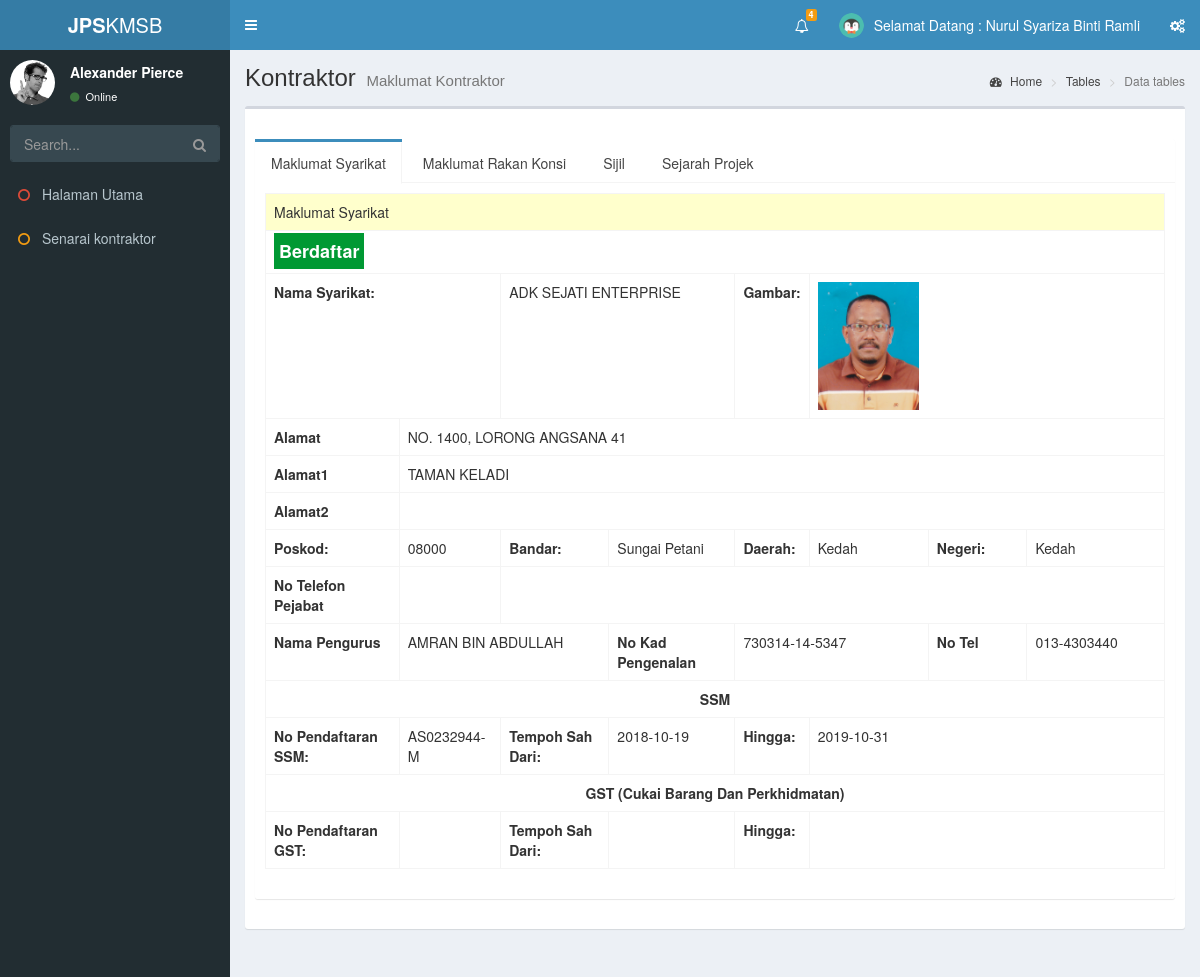
The page /pages/Okontraktor?kontraktorId=c81e728d9d4c2f636f067f89cc14862c (signed in) on the database its author committed.
### tables this page shows
CREATE TABLE `kontraktor` (
  `kontraktorId` int(11) NOT NULL,
  `konName` varchar(50) DEFAULT NULL,
  `konImage` varchar(1000) DEFAULT NULL,
  `KonAlamat` text,
  `konAlamatExtS` varchar(50) DEFAULT NULL,
  `konAlamatExtD` varchar(50) DEFAULT NULL,
  `konPoskod` int(5) UNSIGNED ZEROFILL DEFAULT NULL,
  `konBandar` varchar(20) DEFAULT NULL,
  `konDaerah` varchar(30) DEFAULT NULL,
  `konNegeri` varchar(30) DEFAULT NULL,
  `konTel` varchar(20) DEFAULT NULL,
  `konPengurus` varchar(50) DEFAULT NULL,
  `NoKPpengurus` varchar(30) DEFAULT NULL,
  `NoTelPengurus` varchar(20) DEFAULT NULL,
  `RKsatu` varchar(50) DEFAULT NULL,
  `RKsatuNokp` varchar(30) DEFAULT NULL,
  `RKsatuNotel` varchar(20) DEFAULT NULL,
  `RKdua` varchar(50) DEFAULT NULL,
  `RKduaNokp` varchar(30) DEFAULT NULL,
  `RKduaNotel` varchar(20) DEFAULT NULL,
  `RKtiga` varchar(50) DEFAULT NULL,
  `RKtigaNokp` varchar(30) DEFAULT NULL,
  `RKtigaNotel` varchar(20) DEFAULT NULL,
  `RKempat` varchar(50) DEFAULT NULL,
  `RKempatNokp` varchar(30) DEFAULT NULL,
  `RKempatNotel` varchar(20) DEFAULT NULL,
  `konEmail` varchar(50) DEFAULT NULL,
  `koFax` varchar(20) DEFAULT NULL,
  `konBank` varchar(50) DEFAULT NULL,
  `konAkaunBank` varchar(25) DEFAULT NULL,
  `konKawOperasi` varchar(50) DEFAULT NULL,
  `KonStatus` varchar(20) DEFAULT NULL,
  `konPrestasi` varchar(20) DEFAULT NULL,
  `spStatusPendaftaran` varchar(30) DEFAULT NULL,
  `spNoSiri` varchar(30) DEFAULT NULL,
  `spPBaharu` varchar(10) DEFAULT NULL,
  `spPembaharuan` varchar(10) DEFAULT NULL,
  `spLainLain` varchar(50) DEFAULT NULL,
  `spKategori` varchar(20) DEFAULT NULL,
  `spDateMohon` varchar(35) DEFAULT NULL,
  `spCaj` double DEFAULT NULL,
  `spNoResit` varchar(30) DEFAULT NULL,
  `spNoSijil` varchar(50) DEFAULT NULL,
  `spDateKeluar` varchar(35) DEFAULT NULL,
  `spDateTamat` varchar(35) DEFAULT NULL,
  `spDisemak` varchar(30) DEFAULT NULL,
  `spJwtnPenyemak` varchar(30) DEFAULT NULL,
  `spDisah` varchar(30) DEFAULT NULL,
  `spJwtnSah` varchar(30) DEFAULT NULL,
  `spLulus` varchar(30) DEFAULT NULL,
  `spJwtnLulus` varchar(30) DEFAULT NULL,
  `spStatusSijil` varchar(20) DEFAULT NULL,
  `sijilNoPendaftaran` varchar(50) DEFAULT NULL,
  `sijilSah` varchar(35) DEFAULT NULL,
  `sijilTamat` varchar(35) DEFAULT NULL,
  `sijilPPKGredOne` varchar(5) DEFAULT NULL,
  `sijilPPKCatOne` varchar(5) DEFAULT NULL,
  `sijilPPKKhuOne` varchar(200) DEFAULT NULL,
  `sijilPPKGredTwo` varchar(5) DEFAULT NULL,
  `sijilPPKCatTwo` varchar(5) DEFAULT NULL,
  `sijilPPKKhuTwo` varchar(200) DEFAULT NULL,
  `sijilPPKGredThree` varchar(5) DEFAULT NULL,
  `sijilPPKCatThree` varchar(11) DEFAULT NULL,
  `sijilPPKKhuThree` varchar(200) DEFAULT NULL,
  `sijilSPKKNo` varchar(50) DEFAULT NULL,
  `sijilSPKKsah` varchar(35) DEFAULT NULL,
  `sijilSPKKTamat` varchar(35) DEFAULT NULL,
  `sijilSPPKGredOne` varchar(11) DEFAULT NULL,
  `sijilSPPKCatOne` varchar(11) DEFAULT NULL,
  `sijilSPPKKhuOne` varchar(200) DEFAULT NULL,
  `sijilSPPKGredTwo` varchar(11) DEFAULT NULL,
  `sijilSPPKCatTwo` varchar(11) DEFAULT NULL,
  `sijilSPPKKhuTwo` varchar(200) DEFAULT NULL,
  `sijilSPPKGredThree` varchar(11) DEFAULT NULL,
  `sijilSPPKCatThree` varchar(11) DEFAULT NULL,
  `sijilSPPKKhuThree` varchar(200) DEFAULT NULL,
  `sijiSTBNo` varchar(50) DEFAULT NULL,
  `sijilSTBSah` varchar(35) DEFAULT NULL,
  `sijilSTBTamat` varchar(35) DEFAULT NULL,
  `sijilSTBGred` varchar(25) DEFAULT NULL,
  `daftarSSM` varchar(100) DEFAULT NULL,
  `daftarHSSM` date DEFAULT NULL,
  `daftarTSSM` date DEFAULT NULL,
  `daftarGST` varchar(100) DEFAULT NULL,
  `dateDGST` date DEFAULT NULL,
  `dateTGST` date DEFAULT NULL,
  `sijilJPSNo` varchar(50) DEFAULT NULL,
  `sijilJPSSah` date DEFAULT NULL,
  `sijilJPSTamat` date DEFAULT NULL,
  `sijilJPSKate` varchar(25) DEFAULT NULL
);

### include/aduanstatuscheckheaders.php (called while the page is built, shortened)
<?php
$role = $_SESSION['sess_userrole'];
?>
<?php switch($role):
case "superuser": ?>
<?php case "adminaduan": ?>
<?php
$query_aduanview2 = "SELECT * FROM aduan ";
$aduanview2 = mysql_query($query_aduanview2, $dbconn) or die(mysql_error());
$totalRows_aduanview2 = mysql_num_rows($aduanview2);
?>
<?php break; ?>
<?php endswitch; ?>

### pages/Okontraktor.php (the view, shortened to what this page needs)
<?php require_once('../Connections/dbconn.php'); ?>
<?php
if (!function_exists("GetSQLValueString")) {
  function GetSQLValueString($theValue, $theType, $theDefinedValue = "", $theNotDefinedValue = "")
  {
    $theValue = function_exists("mysql_real_escape_string") ? mysql_real_escape_string($theValue) : mysql_escape_string($theValue);
    switch ($theType) {
      case "long":
      case "int":
      $theValue = ($theValue != "") ? intval($theValue) : "NULL";
      break;
    }
    return $theValue;
  }
}
$colname_konvieweer = "-1";
if (isset($_GET['kontraktorId'])) {
  $strid = $_GET['kontraktorId'];
  $colname_konvieweer = $strid;
}
$query_konvieweer = sprintf("SELECT * FROM kontraktor WHERE md5(kontraktorId)= '$strid'", GetSQLValueString($colname_konvieweer, "int"));
$konvieweer = mysql_query($query_konvieweer, $dbconn) or die(mysql_error());
$row_konvieweer = mysql_fetch_assoc($konvieweer);
?>
<?php
$endRegDate = date($row_konvieweer['sijilJPSTamat']);
?>
<!DOCTYPE html>
<html>
<head>
  <link rel="stylesheet" href="../assets/bootstrap/css/bootstrap.min.css">
  <link rel="stylesheet" href="https://cdnjs.cloudflare.com/ajax/libs/font-awesome/4.5.0/css/font-awesome.min.css">
  <link rel="stylesheet" href="https://cdnjs.cloudflare.com/ajax/libs/ionicons/2.0.1/css/ionicons.min.css">
  <link rel="stylesheet" href="../assets/plugins/datatables/dataTables.bootstrap.css">
  <link rel="stylesheet" href="../assets/dist/css/AdminLTE.min.css">
  <link rel="stylesheet" href="../assets/dist/css/skins/_all-skins.min.css">
  <link href="../assets/jquery-ui-1.12.1/jquery-ui.css" rel="stylesheet">
</head>
<body class="hold-transition skin-blue sidebar-mini">
  <div class="wrapper">
    <?php include '../include/headers.php';?>
    <aside class="main-sidebar">
      <section class="sidebar">
        <div class="user-panel">
          <div class="pull-left image">
            <img src="../assets/dist/img/user2-160x160.jpg" class="img-circle" alt="User Image">
          </div>
          <div class="pull-left info">
            <p>Alexander Pierce</p>
            <a href="#"><i class="fa fa-circle text-success"></i> Online</a>
          </div>
        </div>
        <form action="#" method="get" class="sidebar-form">
          <div class="input-group">
            <input type="text" name="q" class="form-control" placeholder="Search...">
            <span class="input-group-btn">
              <button type="submit" name="search" id="search-btn" class="btn btn-flat"><i class="fa fa-search"></i>
              </button>
            </span>
          </div>
        </form>
        <?php
        $role = $_SESSION['sess_userrole'];
        ?>
        <?php switch($role):
          case "superuser": ?>
          <?php case "adminaduan": ?>
          <ul class="sidebar-menu">
            <li><a href="../upanel/user_panel"><i class="fa fa-circle-o text-red"></i> <span>Halaman Utama</span></a></li>
            <li><a href="../pages/kontraktor"><i class="fa fa-circle-o text-yellow"></i> <span>Senarai kontraktor</span></a></li>
          </ul>
          <?php break; ?>
          <?php endswitch; ?>
        </section>
      </aside>
      <div class="content-wrapper">
        <section class="content-header">
          <h1>
            Kontraktor
            <small>Maklumat Kontraktor</small>
          </h1>
          <ol class="breadcrumb">
            <li><a href="#"><i class="fa fa-dashboard"></i> Home</a></li>
            <li><a href="#">Tables</a></li>
            <li class="active">Data tables</li>
          </ol>
        </section>
        <section class="content">
          <div class="row">
            <div class="col-xs-12">
              <div class="box">
                <div class="box-header">
                  </div>
                  <div class="box-body">
                    <div class="nav-tabs-custom">
                      <ul class="nav nav-tabs">
                        <li class="active"><a href="#tab_1" data-toggle="tab">Maklumat Syarikat</a></li>
                        <li><a href="#tab_2" data-toggle="tab">Maklumat Rakan Konsi</a></li>
                        <li><a href="#tab_3" data-toggle="tab">Sijil</a></li>
                        <li><a href="#tab_4" data-toggle="tab">Sejarah Projek</a></li>
                      </ul>
                      <div class="tab-content">
                        <div class="tab-pane active" id="tab_1">
                          <table class="table table-bordered">
                            <tr>
                              <td colspan="9" style="background-color:#FFC">Maklumat Syarikat</td>
                            </tr>
                            <tr>
                              <td colspan="9"><?php if (date("Y-m-d") < $endRegDate) { ?>
                                <span style="font-weight:bold; background-color:#093; color:#FFF; font-size:18px; padding:5px;" >Berdaftar</span>
                              <?php } else{?>
                                <span style="font-weight:bold;background-color:#F33; color:#FFF; font-size:18px; padding:5px;">Tidak Berdaftar</span>
                              <?php } ?></td>
                            </tr>
                            <tr>
                              <th colspan="2">Nama Syarikat:</th>
                              <td colspan="2"><?php echo $row_konvieweer['konName']; ?></td>
                              <th>Gambar:</th>
                              <td colspan="4"><img src="<?php echo $row_konvieweer['konImage']; ?>"  style="width:30%"></td>
                            </tr>
                            <tr>
                              <th>Alamat</th>
                              <td colspan="9"><?php echo $row_konvieweer['KonAlamat']; ?></td>
                            </tr>
                            <tr>
                              <th>Alamat1</th>
                              <td colspan="8"><?php echo $row_konvieweer['konAlamatExtS']; ?></td>
                            </tr>
                            <tr>
                              <th>Alamat2</th>
                              <td colspan="8"><?php echo $row_konvieweer['konAlamatExtD']; ?></td>
                            </tr>
                            <tr>
                              <th>Poskod:</th>
                              <td><?php echo $row_konvieweer['konPoskod']; ?></td>
                              <th>Bandar:</th>
                              <td><?php echo $row_konvieweer['konBandar']; ?></td>
                              <th>Daerah:</th>
                              <td><?php echo $row_konvieweer['konDaerah']; ?></td>
                              <th>Negeri:</th>
                              <td colspan="2"><?php echo $row_konvieweer['konNegeri']; ?></td>
                            </tr>
                            <tr>
                              <th>No Telefon Pejabat</th>
                              <td class="tg-yw4l"><?php echo $row_konvieweer['konTel']; ?></td>
                              <td colspan="8" class="tg-yw4l">&nbsp;</td>
                            </tr>
                            <tr>
                              <th>Nama Pengurus</th>
                              <td colspan="2"><?php echo $row_konvieweer['konPengurus']; ?></td>
                              <th>No Kad Pengenalan</th>
                              <td colspan="2"><?php echo $row_konvieweer['NoKPpengurus']; ?></td>
                              <th>No Tel</th>
                              <td colspan="3"><?php echo $row_konvieweer['NoTelPengurus']; ?></td>
                            </tr>
                            <tr>
                              <th colspan="9"><center>SSM</center></th>
                            </tr>
                            <tr>
                              <th>No Pendaftaran SSM:</th>
                              <td><?php echo $row_konvieweer['daftarSSM']; ?></td>
                              <th>Tempoh Sah Dari:</th>
                              <td><?php echo $row_konvieweer['daftarHSSM']; ?></td>
                              <th>Hingga:</th>
                              <td><?php echo $row_konvieweer['daftarTSSM']; ?></td>
                            </tr>
                            <tr>
                              <th colspan="9"><center>GST (Cukai Barang Dan Perkhidmatan)</center></th>
                            </tr>
                            <tr>
                              <th>No Pendaftaran GST:</th>
                              <td><?php echo $row_konvieweer['daftarGST']; ?></td>
                              <th>Tempoh Sah Dari:</th>
                              <td><?php echo $row_konvieweer['dateDGST']; ?></td>
                              <th>Hingga:</th>
                              <td><?php echo $row_konvieweer['dateTGST']; ?></td>
                            </tr>
                          </table>
                        </div>
                        </div>
                      </div>
                    </div>
                  </div>
                </div>
              </section>
            </div>
          </div>
        </body>
        </html>

### include/headers.php (shortened to what this page needs)
<?php require_once('../Connections/dbconn.php'); ?>
<?php
require_once('../include/aduanstatuscheckheaders.php');
?>
<header class="main-header">
  <a href="#" class="logo">
    <span class="logo-lg"><b>JPS</b>KMSB</span>
  </a>
  <nav class="navbar navbar-static-top">
    <a href="#" class="sidebar-toggle" data-toggle="offcanvas" role="button">
    </a>
    <div class="navbar-custom-menu">
      <ul class="nav navbar-nav">
        <li class="dropdown notifications-menu">
          <a href="#" class="dropdown-toggle" data-toggle="dropdown">
            <i class="fa fa-bell-o"></i>
            <span class="label label-warning">
              <?php switch($role):
              case "superuser": ?>
              <?php case "adminaduan": ?>
              <?php echo $totalRows_aduanview2 ?>
              <?php break; ?>
              <?php endswitch; ?>
            </span>
          </a>
        </li>
        <li class="dropdown user user-menu">
          <a href="#" class="dropdown-toggle" data-toggle="dropdown">
            <img src="../assets/dist/img/user2-160x160.png" class="user-image" alt="User Image">
            <span class="hidden-xs">Selamat Datang : <?php echo $_SESSION['sess_userFirstName'];?> <?php echo $_SESSION['sess_userLastNames'];?></span>
          </a>
        </li>
        <li>
          <a href="#" data-toggle="control-sidebar"><i class="fa fa-gears"></i></a>
        </li>
      </ul>
    </div>
  </nav>
</header>

### rows shown on the page
kontraktor: konName "ADK SEJATI ENTERPRISE", konImage (picture), KonAlamat "NO. 1400, LORONG ANGSANA 41", konAlamatExtS "TAMAN KELADI", konPoskod "08000", konBandar "Sungai Petani", konDaerah "Kedah", konNegeri "Kedah", konPengurus "AMRAN BIN ABDULLAH", NoKPpengurus "730314-14-5347", NoTelPengurus "013-4303440", daftarSSM "AS0232944-M", daftarHSSM "2018-10-19", daftarTSSM "2019-10-31"

### other values the page prints
$totalRows_aduanview2 "4"
$_SESSION['sess_userFirstName'] "Nurul Syariza Binti Ramli"
